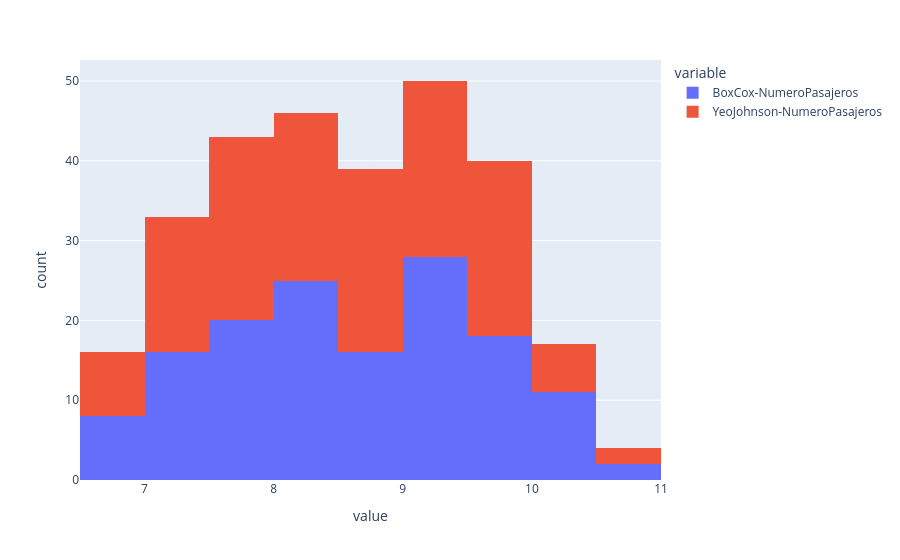

Notebook source saved alongside this figure:
### Code cell
fig = px.histogram(df, x=['BoxCox-NumeroPasajeros', 'YeoJohnson-NumeroPasajeros'], nbins=10)
fig.show()

### Figure 1 — Plotly figure (JSON) as saved in the notebook; plotly's stock layout.template omitted (floating-point values rounded to 4 significant figures; data arrays with more than 128 entries replaced by an {"elided": "..."} marker saying what was removed)
{"data": [{"alignmentgroup": "True", "bingroup": "x", "hovertemplate": "variable=BoxCox-NumeroPasajeros<br>value=%{x}<br>count=%{y}<extra></extra>", "legendgroup": "BoxCox-NumeroPasajeros", "marker": {"color": "#636efa", "pattern": {"shape": ""}}, "name": "BoxCox-NumeroPasajeros", "nbinsx": 10, "offsetgroup": "BoxCox-NumeroPasajeros", "orientation": "v", "showlegend": true, "type": "histogram", "x": {"elided": "144 float values"}, "xaxis": "x", "yaxis": "y"}, {"alignmentgroup": "True", "bingroup": "x", "hovertemplate": "variable=YeoJohnson-NumeroPasajeros<br>value=%{x}<br>count=%{y}<extra></extra>", "legendgroup": "YeoJohnson-NumeroPasajeros", "marker": {"color": "#EF553B", "pattern": {"shape": ""}}, "name": "YeoJohnson-NumeroPasajeros", "nbinsx": 10, "offsetgroup": "YeoJohnson-NumeroPasajeros", "orientation": "v", "showlegend": true, "type": "histogram", "x": {"elided": "144 float values"}, "xaxis": "x", "yaxis": "y"}], "layout": {"barmode": "relative", "legend": {"title": {"text": "variable"}, "tracegroupgap": 0}, "margin": {"t": 60}, "xaxis": {"anchor": "y", "domain": [0, 1], "title": {"text": "value"}}, "yaxis": {"anchor": "x", "domain": [0, 1], "title": {"text": "count"}}}}
